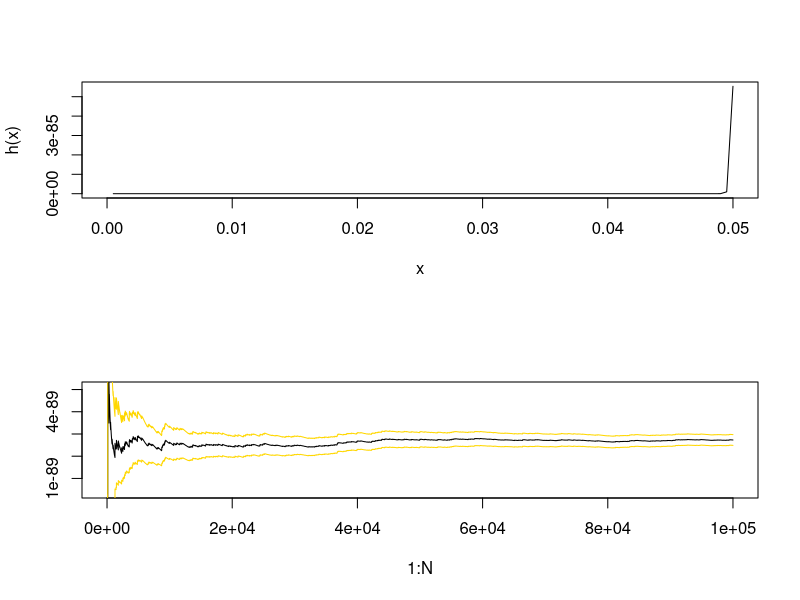

This figure's R source: (Note: this script raises an error after producing the figure.)
#Exercise 3.3
par(mfrow=c(2,1))
h=function(u){exp(-1/(2*u^2))/(u^2)}

curve(h,xlim=c(0,1/20))

N=10^5
x=h(1/20*runif(N))*1/(20*sqrt(2*pi))

estint=(cumsum(x)/1:N)
estint[N]
esterr=sqrt(cumsum((x-estint)^2))/1:N
esterr[N]
plot(1:N,estint,ylab='', ty='l',ylim=mean(x)+20*c(-esterr[N],esterr[N]))
lines(1:N,estint+2*esterr,ty='l',col='gold')
lines(1:N,estint-2*esterr,ty='l',col='gold')
lines(estInt)

sigma=sd(x) #Sigma
sigma
mu=mean(x)
mu
k=max(abs(x-mu))/sigma
k

#P(|Y-Mean|< k*sigma)=>1-1/k^2
1-1/k^2

##############################################
##############################################

#Exercise 3.4

#b

h=function(x){exp(-((x-3)^2)/2)+exp(-((x-6)^2/2))}

curve(h,from=-1,to=10,xlab='x',ylab='h')

N=10^3
x=h(rnorm(N))

estInt=cumsum(x)/(1:N)
estInt[N]
estErr=sqrt((x-estInt)^2)/(1:N)

plot(estInt,xlab='Iterations',ty='l',ylab='',ylim=mean(x)+20*c(-esterr[N],esterr[N]))
lines(estInt+2*estErr,col='gold')
lines(estInt-2*estErr,col='gold')
lines(estInt)
estErr[N]

sigma=sd(x) #Sigma
sigma
mu=mean(x)
mu
k=max(abs(x-mu))/sigma
k

#P(|X-Mu|<k* sigma)=>1-1/k^2
1-1/k^2


################################3
#c

h=function(x){exp(-((x-3)^2)/2)+exp(-((x-6)^2/2))}
f=function(x){exp(-x^2/2)/sqrt(2*pi)}
N=10^3
x=runif(N,-8,-1)
g=1/7
x=f(x)*h(x)/(g)


estInt=cumsum(x)/(1:N)
estInt[N]
estErr=sqrt((I-estInt)^2)/(1:N)

plot(estInt,xlab='Iterations',ty='l',ylab='',ylim=mean(x)+40*c(-esterr[N],esterr[N]))
lines(estInt+2*estErr,col='gold')
lines(estInt-2*estErr,col='gold')
lines(estInt)
estErr[N]


sigma=sd(x) #Sigma
sigma
mu=mean(x)
mu
k=max(abs(x-mu))/sigma
k

#P(|X-Mu|<k* sigma)=>1-1/k^2
1-1/k^2

